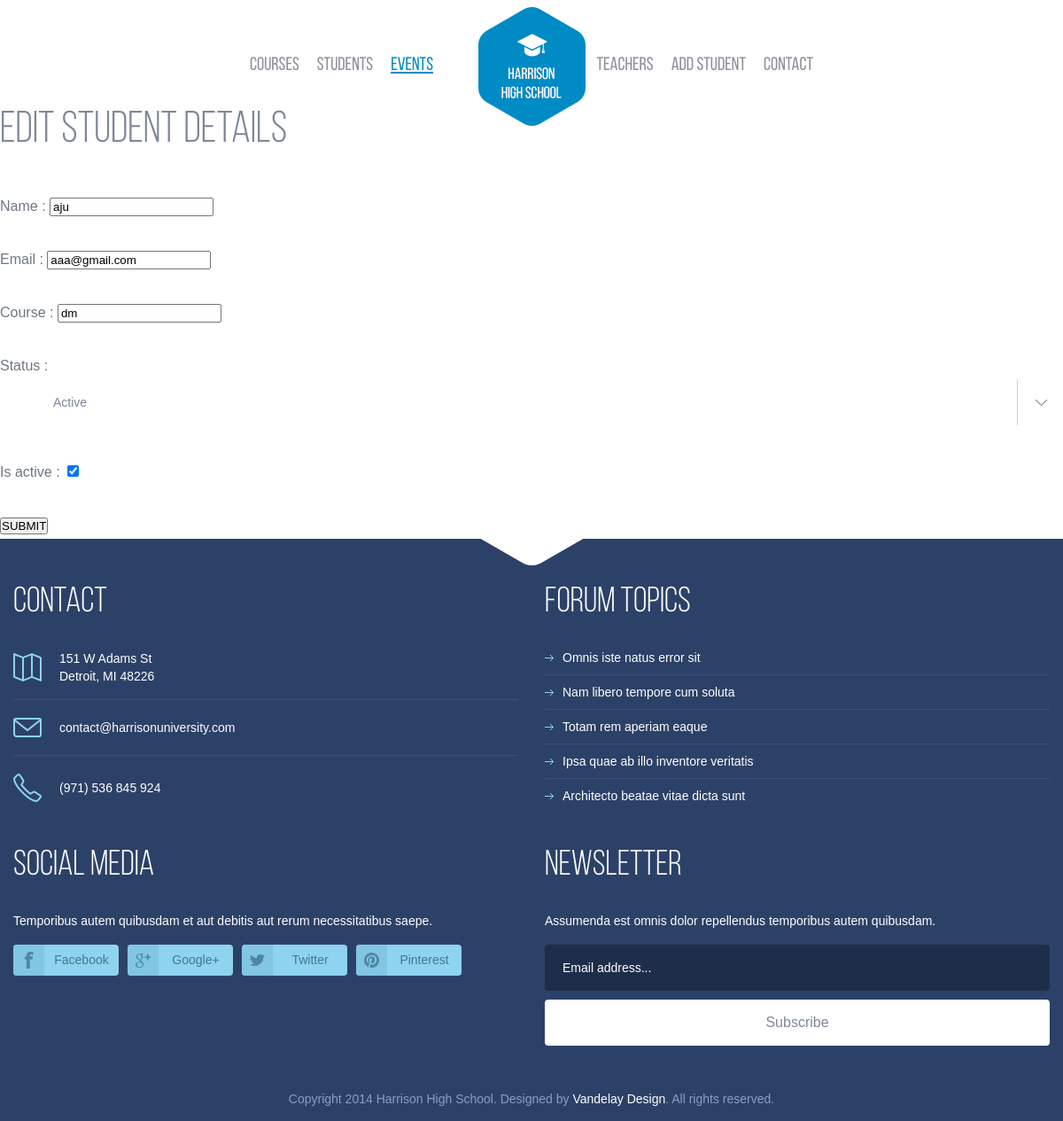
Page /update_student/4 on the committed database.
### App/models.py (models this page shows, shortened)
class Student(models.Model):
    STATUS_CHOICES = [
        ('active','Active'),
        ('inactive','Inactive'),
        ('graduated','Graduated')
    ]
    name = models.CharField(max_length=100)
    email = models.EmailField(max_length=100,unique=True)
    course = models.CharField(max_length=100)
    created_at = models.DateTimeField(auto_now_add=True)
    updated_at = models.DateTimeField(auto_now=True)
    status = models.CharField(max_length=20,choices=STATUS_CHOICES,default='active')
    is_active = models.BooleanField(default=True)

### App/views.py (the view)
# urls.py: path('update_student/<int:id>',views.update_student,name='update_student'),
def update_student(request,id):
    data = Student.objects.get(id=id)
    if request.method == 'POST':
        form = StudentForm(request.POST,instance=data)
        if form.is_valid():
            form.save()
            return redirect('student_list')
    else:
        form = StudentForm(instance=data)
    return render(request,'update_student.html',{"form":form})

### App/forms.py
class StudentForm(forms.ModelForm):
    class Meta:
        model = Student
        fields = "__all__"

### Template/update_student.html (shortened to what this page needs)
{% extends 'index.html' %}
{% load static %}
{% block content %}
<h1>EDIT STUDENT DETAILS</h1>
<form method="post">
    {% for field in form %}
        <div>
            <label for="{{ field.id_for_label }}">
                {{ field.label }} :
            </label>
            {{ field }}
        </div>
        <br>
    {% endfor %}
    <button type="submit">SUBMIT</button>
</form>
{% endblock %}

### static/assets/css/style.css (style rules this page uses)
html, body, div, span, applet, object, iframe, h1, h2, h3, h4, h5, h6, p, blockquote, pre, a, abbr, acronym, address, big, cite, code, del, dfn, em, img, ins, kbd, q, s, samp, small, strike, strong, sub, sup, tt, var, b, u, i, center, dl, dt, dd, ol, ul, li, fieldset, form, label, legend, table, caption, tbody, tfoot, thead, tr, th, td, article, aside, canvas, details, figcaption, figure, footer, header, hgroup, menu, nav, section, summary, time, mark, audio, video { margin: 0; padding: 0; border: 0; font-size: 100%; font: inherit; vertical-align: baseline; }
*, *:before, *:after { -moz-box-sizing: border-box; -webkit-box-sizing: border-box; box-sizing: border-box; }
a[href], label[for], select, input[type=checkbox], input[type=radio] { cursor: pointer; }
button, input[type=button], input[type=image], input[type=reset], input[type=submit] { padding: 0; overflow: visible; cursor: pointer; }
h1, h2, h3, h4, h5, h6 { font-weight: normal; }
body { font: 16px/30px Arial, Helvetica, sans-serif; color: #6f7784; background: #fff; }
input, textarea, select, button { outline: none; font-family: Arial, Helvetica, sans-serif; }
h1, h2 { color: #7e8798; font-size: 60px; font-family: 'BebasNeue'; line-height: 68px; font-weight: 300; text-align: center; padding-bottom: 53px; }
h1 { text-align: left; padding-bottom: 18px; }
@media screen and (max-width: 1220px) { h1, h2 { font-size: 50px; line-height: 60px; padding-bottom: 40px; } }

### rows in the picture
Student: form "aju" "aaa@gmail.com" "dm" "☑"

### other values in the picture
{{ field.label }} "Name" "Email" "Course" "Status" "Is active"
